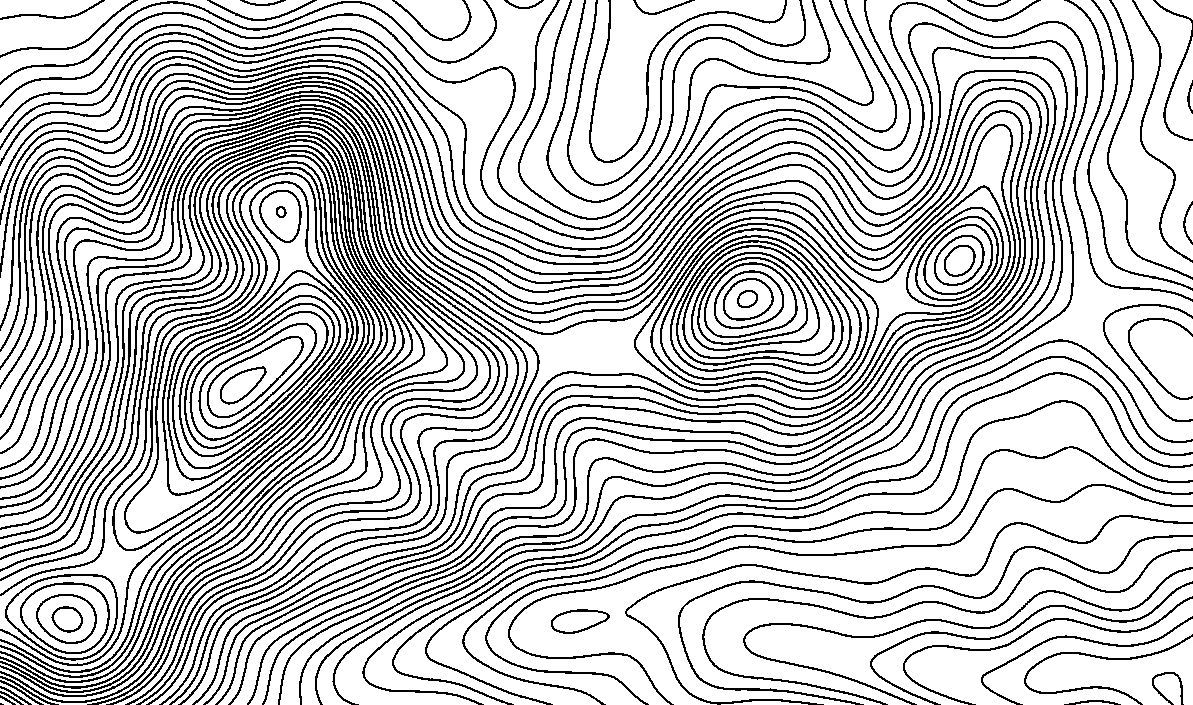
//> input picture ContourMap.bmp, 1193 x 705 px
$ ./main   (built with g++ and OpenCV 4)
//> lines starting //> are read from the running program, lines starting //| are printed output that depends on the picture; after the words box and inside, x2 and y2 are one past the last pixel; in counts of white or black regions, pixels touching at a corner belong together
//> further down, srcImage is the input picture: 705 rows x 1193 cols, CV_8UC3; 78.6% white; black in thin lines or dots
### Source Files/Image.h
#ifndef H_IMAGE
#define H_IMAGE

#include"Point3.h"
#include<vector>
#include<stack>
#include "opencv2/opencv.hpp"
#include "opencv2/highgui/highgui.hpp"
#include "opencv2/imgproc/imgproc.hpp"


class Image
{
	public:

	std::vector<std::vector<cv::Point> > contours;
	std::vector<cv::Vec4i> hierarchy;
	std::vector<Point3> points;

	cv::Mat image;
	cv::Mat srcImage;
	int threshold = 0;
	int maxThreshold = 255;

	Image();
	Image(cv::Mat image);
	void getFilteredImage();
	void getContours();
	void getPoints();
};

#endif

### Source Files/Point3.h
#ifndef H_POINT
#define H_POINT

#include <glm/glm.hpp>
#include <glm/gtc/matrix_transform.hpp>

class Point3
{
	public:

	glm::vec3 point;
	float hierarchy;
	int contour;
	int contourIndex;
	int index;

	Point3();
	Point3(double x, double y, double z, int heirarchy);
	~Point3();

};

#endif

### Source Files/Generate3DModel.h
#pragma once
#include<iostream>
#include "Point3.h"
#include "Image.h"

class Generate3DModel
{
	public:

	Image image;
	cv::Size size;
	cv::Rect rect;
	int index = 0;
	Point3* mat;
	std::vector<cv::Point2f> points2D;

	~Generate3DModel();
	Generate3DModel();
	cv::Subdiv2D delaunayTriangulation();


	void populateData();
	void enhanceGrid();
	void createOBJFile();

};

### Source Files/Image.cpp
#include"Image.h"

Image::Image()
{

}

Image::Image(cv::Mat image)
{
	this->image = image;
}


void Image::getFilteredImage()
{
	cv::Mat grayScaleImage;
	cv::Mat rgbImage;

	cvtColor(image, grayScaleImage, cv::COLOR_BGR2GRAY);
//> grayScaleImage: 705 rows x 1193 cols, CV_8UC1; 78.6% white; black in thin lines or dots
	cvtColor(grayScaleImage, rgbImage, cv::COLOR_GRAY2BGR);


	for (int i = 0; i < image.rows; i++)
	{

		for (int j = 0; j < image.cols; j++)
		{
			cv::Vec3b color = rgbImage.at<cv::Vec3b>(cv::Point(j, i));

			if (color[0] >= 150 && color[1] >= 150 && color[2] >= 150)
			{
				color[0] = 255;
				color[1] = 255;
				color[2] = 255;

			}
			else if (color[0] <= 70 && color[1] <= 70 && color[2] <= 70)
			{
				color[0] = 0;
				color[1] = 0;
				color[2] = 0;

			}
			else
			{
				color[0] = 255;
				color[1] = 255;
				color[2] = 255;

			}

			image.at<cv::Vec3b>(cv::Point(j, i)) = color;

		}
	}


	cv::imwrite("CleanedImage.bmp", image);
}

cv::Size size;

void Image::getContours()
{

	cv::Mat grayScaleImage, blurImage;
	cv::Mat cannyOutput;
	cv::RNG rng(12345);

	cvtColor(image, grayScaleImage, cv::COLOR_BGR2GRAY);
	blur(grayScaleImage, blurImage, cv::Size(3, 3));
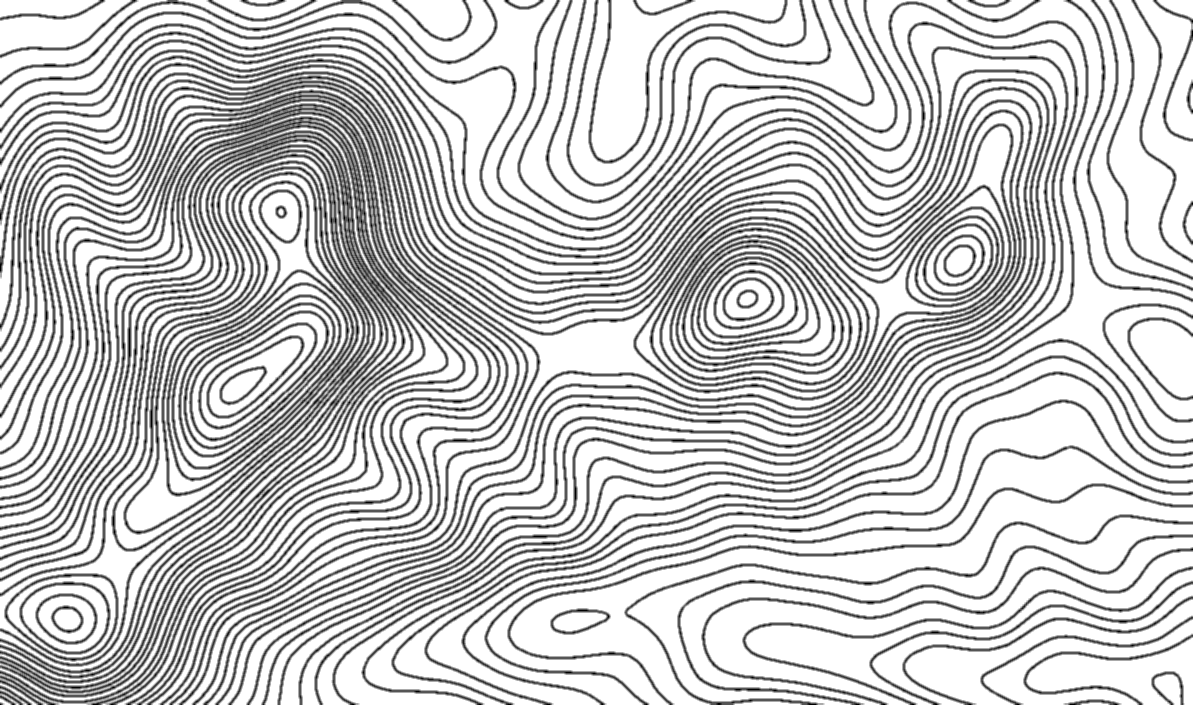
//> blurImage: 705 rows x 1193 cols, CV_8UC1; min 0, max 255, mean 200.5

	Canny(grayScaleImage, cannyOutput, threshold, threshold * 2, 3);
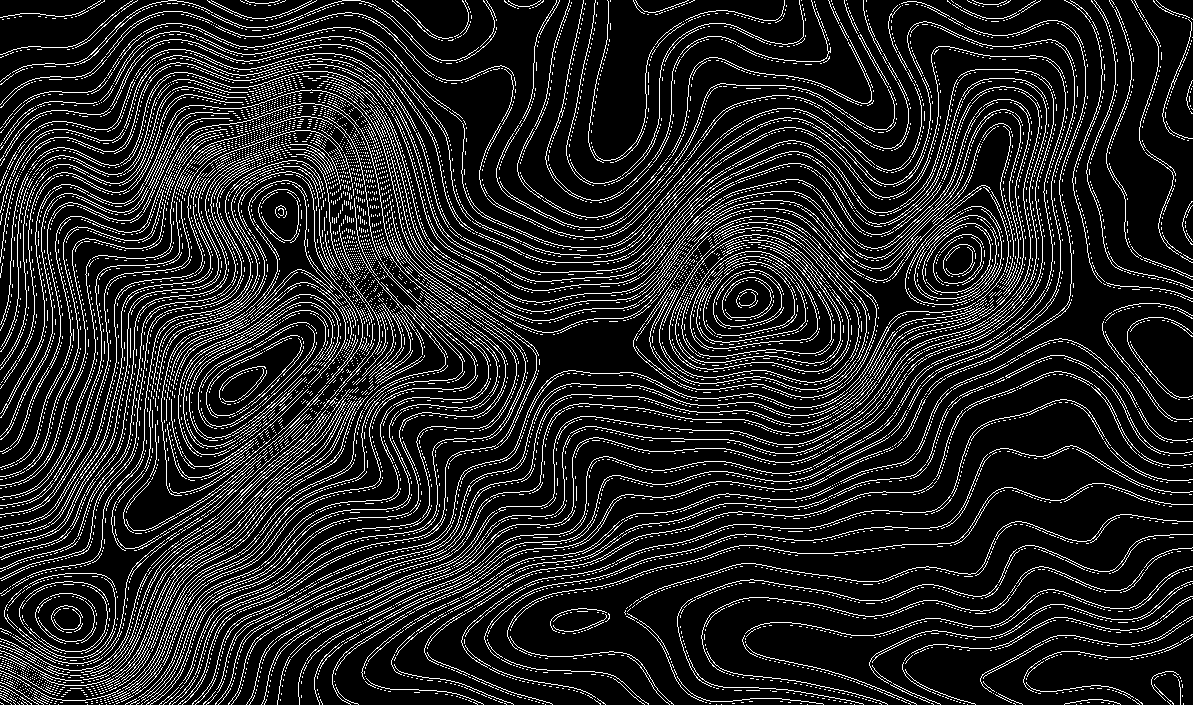
//> cannyOutput: 705 rows x 1193 cols, CV_8UC1; 14.4% white in thin lines or dots

	findContours(grayScaleImage, contours, hierarchy, cv::RETR_TREE, cv::CHAIN_APPROX_SIMPLE, cv::Point(0, 0));
//> contours = 145 contours; largest, box (x1, y1, x2, y2) and area: (0, 87, 1009, 705) 58986, (0, 163, 373, 664) 58554, (111, 166, 371, 552) 45596, (115, 169, 368, 549) 42421, (123, 171, 366, 535) 39239

	cv::Mat drawing = cv::Mat::zeros(cannyOutput.size(), CV_8UC3);

	size = cannyOutput.size();
//> size = Size(1193, 705)

	for (int i = 0; i < contours.size(); i++)
	{
		cv::Scalar color = cv::Scalar(rng.uniform(0, 255), rng.uniform(0, 255), rng.uniform(0, 255));
		drawContours(drawing, contours, i, color, 1, 8, hierarchy, 0, cv::Point());
	}
//> this loop made 145 passes
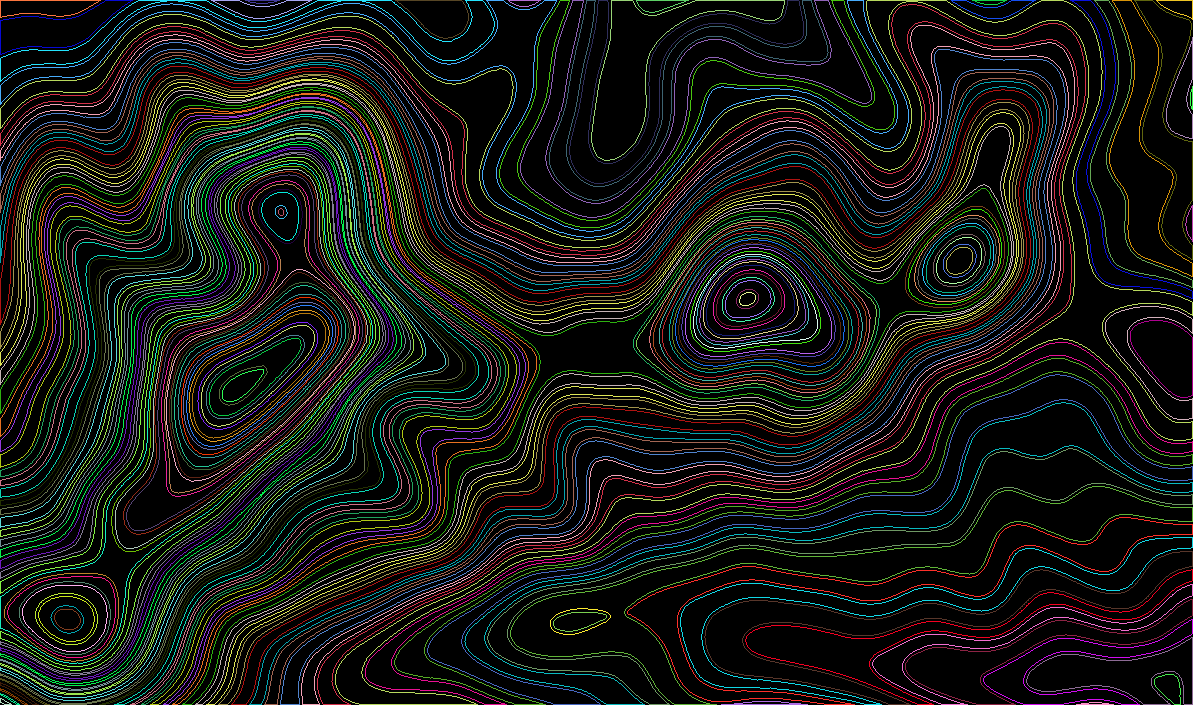
//> drawing: 705 rows x 1193 cols, CV_8UC3; mean B, G, R 20.7, 24.7, 23.2

	cv::imwrite("EDGE.bmp", drawing);
}


// [85 lines left out: function getHierarchy, not called in this run]


void Image::getPoints() {

	int flagMinX = 0;
	int flagMinY = 0;
	int flagMaxX = 0;
	int flagMaxY = 0;

	int flagX;
	int flagY;
	int index = 0;

	for (int i = 0; i < contours.size(); i++)
	{
//> (the run ends here: the program needs code that is not available in this run, at `ContourSet contourSetObj;`)
